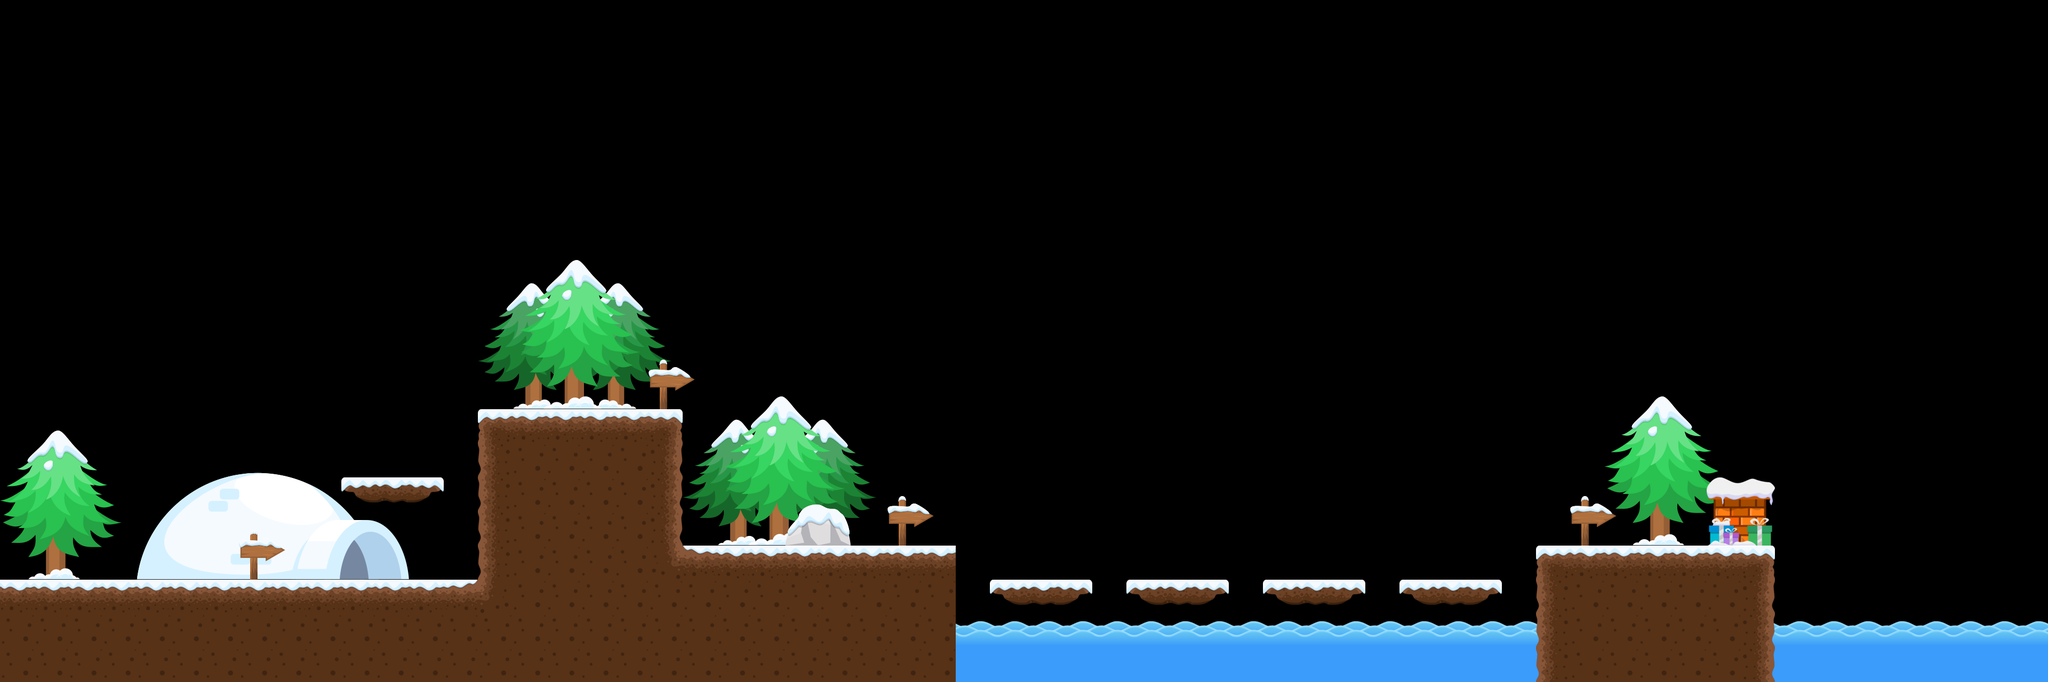

Tiled map render using the project's own tile images. Description and the map definition, with tile-layer contents summarised, below:
An orthogonal 60x20 tile map with 64x64 px tiles, 3 tile layers (Tile Layer 1, Tile Layer 2, Tile Layer 3), 2 tilesets and 24 objects.

<map version="1.9" tiledversion="1.9.2" orientation="orthogonal" renderorder="right-down" width="60" height="20" tilewidth="64" tileheight="64" infinite="0" nextlayerid="23" nextobjectid="120">
 <editorsettings>
  <export target="map1.lua" format="lua" />
 </editorsettings>
 <tileset firstgid="1" name="tileset-winter" tilewidth="64" tileheight="64" tilecount="20" columns="5">
  <image source="Tilesets/tileset-winter.png" width="320" height="256" />
 </tileset>
 <tileset firstgid="21" name="Objects" tilewidth="511" tileheight="280" tilecount="12" columns="0">
  <grid orientation="orthogonal" width="1" height="1" />
  <tile id="0">
   <image width="128" height="128" source="Objects/chimney.png" />
  </tile>
  <tile id="1">
   <image width="101" height="101" source="Objects/Crate.png" />
  </tile>
  <tile id="2">
   <image width="97" height="78" source="Objects/Crystal.png" />
  </tile>
  <tile id="3">
   <image width="64" height="64" source="Objects/flag.png" />
  </tile>
  <tile id="4">
   <image width="101" height="101" source="Objects/IceBox.png" />
  </tile>
  <tile id="5">
   <image width="511" height="201" source="Objects/Igloo.png" />
  </tile>
  <tile id="6">
   <image width="87" height="94" source="Objects/Sign_1.png" />
  </tile>
  <tile id="7">
   <image width="87" height="93" source="Objects/Sign_2.png" />
  </tile>
  <tile id="8">
   <image width="193" height="210" source="Objects/SnowMan.png" />
  </tile>
  <tile id="9">
   <image width="124" height="78" source="Objects/Stone.png" />
  </tile>
  <tile id="10">
   <image width="364" height="280" source="Objects/Tree_1.png" />
  </tile>
  <tile id="11">
   <image width="228" height="280" source="Objects/Tree_2.png" />
  </tile>
 </tileset>
 <layer id="20" name="Tile Layer 1" width="60" height="20">
  <data>[1200 cells, 73 non-empty, 6 distinct tile ids]</data>
 </layer>
 <layer id="6" name="Tile Layer 2" width="60" height="20">
  <data>[1200 cells, 217 non-empty, 19 distinct tile ids]</data>
 </layer>
 <layer id="22" name="Tile Layer 3" width="60" height="20">
  <data>[1200 cells, 4 non-empty, 4 distinct tile ids]</data>
 </layer>
 <objectgroup id="18" name="Texts">
  <object id="67" x="273.282" y="958.499" width="361.437" height="36.3333">
   <text fontfamily="DejaVu Sans" pixelsize="21" wrap="1">Press &lt;Left&gt; or &lt;Right&gt; to move</text>
  </object>
  <object id="68" x="580.949" y="1038.5" width="228.77" height="36.3333">
   <text fontfamily="DejaVu Sans" pixelsize="21" wrap="1" halign="center">Jump pressing &lt;UP&gt;</text>
  </object>
  <object id="76" x="965.614" y="632.5" width="207.437" height="36.3333">
   <text fontfamily="DejaVu Sans" pixelsize="21" wrap="1" halign="center">Avoid the Malicat</text>
  </object>
  <object id="84" x="1978.95" y="963.167" width="391.437" height="36.3333">
   <text fontfamily="DejaVu Sans" pixelsize="21" wrap="1" halign="center">Collect gifts and become a master</text>
  </object>
  <object id="109" x="1676.28" y="885.833" width="233.437" height="36.3333">
   <text fontfamily="DejaVu Sans" pixelsize="21" wrap="1" halign="center">You don't enjoy water</text>
  </object>
 </objectgroup>
 <objectgroup id="9" name="Platforms">
  <object id="58" x="2" y="1087.33" width="893.333" height="190.667" />
  <object id="60" x="898.667" y="768" width="378.334" height="309.667" />
  <object id="61" x="1279.67" y="1024.33" width="512.333" height="258.334" />
  <object id="65" x="638.666" y="898.667" width="189.333" height="38.6667" />
  <object id="79" x="2881.33" y="1024.67" width="444" height="251.333" />
  <object id="81" x="1856" y="1085.33" width="188" height="46.6667" />
  <object id="82" x="2109.33" y="1085.33" width="190.667" height="46.6667" />
  <object id="83" x="2364" y="1086.67" width="194.667" height="46.6667" />
  <object id="94" x="2625.33" y="1088.67" width="190.667" height="46" />
  <object id="117" x="3200.33" y="915.833" width="127" height="105.5" />
 </objectgroup>
 <objectgroup id="8" name="PlayerSpawn">
  <object id="119" x="217.333" y="1002.67">
   <point />
  </object>
 </objectgroup>
 <objectgroup id="11" name="MalicatSpawn">
  <object id="73" x="1496.33" y="974.333">
   <properties>
    <property name="speed" type="int" value="150" />
    <property name="throwSaw" type="bool" value="false" />
   </properties>
   <point />
  </object>
 </objectgroup>
 <objectgroup id="13" name="Sea">
  <object id="77" x="1794.67" y="1201.33" width="1088" height="76" />
  <object id="88" x="3326.67" y="1200.67" width="513.333" height="76" />
 </objectgroup>
 <objectgroup id="15" name="ChimneyFinish">
  <object id="89" x="3237.58" y="908.083" width="48" height="7.25" />
 </objectgroup>
 <objectgroup id="16" name="Walls" />
 <objectgroup id="21" name="Gifts">
  <object id="105" x="1956" y="1050">
   <point />
  </object>
  <object id="106" x="2204" y="1050">
   <point />
  </object>
  <object id="107" x="2463" y="1050">
   <point />
  </object>
  <object id="108" x="2722" y="1050">
   <point />
  </object>
 </objectgroup>
</map>
